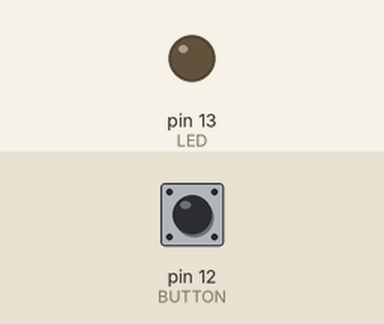
Simulated run of this sketch. Board: Arduino Uno, built with avr-gcc and run on an emulated ATmega328P. Parts: output pins drawn as LEDs (lit = HIGH). The inputs (shaded band) are chosen by the test bench; at power-on: pin 12 (BUTTON) LOW.

Above: at 1.2 s.
1.3 s: pin 12 (BUTTON) pulled HIGH for 0.15 s
At 1.9 s:
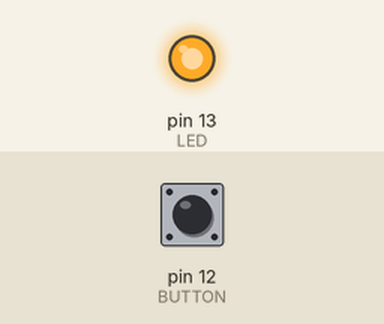
2.9 s: pin 12 (BUTTON) pulled HIGH for 1 s
At 3.2 s:
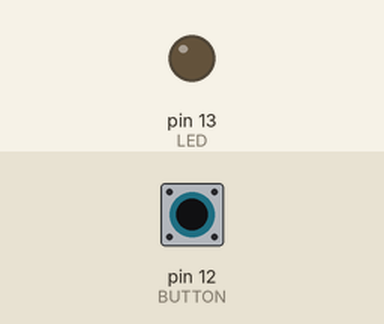
5.4 s: pin 12 (BUTTON) pulled HIGH for 3.2 s
At 6.3 s:
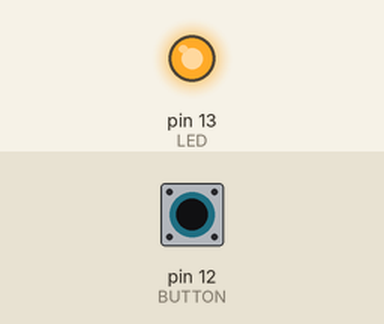
Timing chart, 0 to 8.4 s (numbered marks = the images above; inputs shaded):
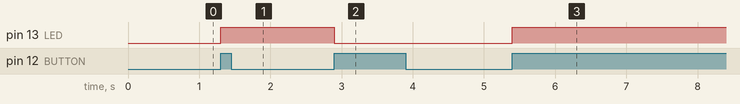

The sketch:

debounce.ino
```cpp
#define LED 13
#define BUTTON 12
#define DEBOUNCE_DELAY 50

int ledState = LOW;
int previousReading = LOW;
long lastDebounce = 0;

void setup() {
    pinMode(LED, OUTPUT);
    pinMode(BUTTON, INPUT);
    digitalWrite(LED, ledState);
}

void loop() {
    int reading = digitalRead(BUTTON);

    if (reading != previousReading && millis() - lastDebounce > DEBOUNCE_DELAY) {
        lastDebounce = millis();

        if (reading == HIGH) {
            ledState = !ledState;
        }
    }

    digitalWrite(LED, ledState);

    previousReading = reading;
}
```

Measured:
- after the input at 1.3 s, pin 13 (LED): LOW → HIGH at once
- after the input at 2.9 s, pin 13 (LED): HIGH → LOW at once
- after the input at 5.4 s, pin 13 (LED): LOW → HIGH at once
